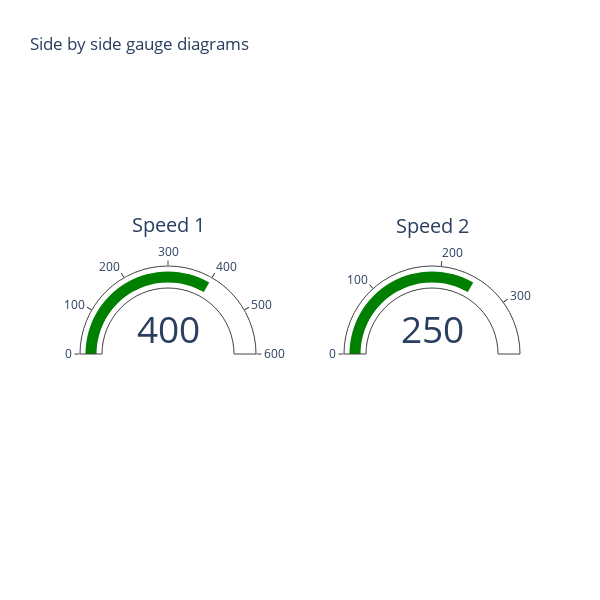
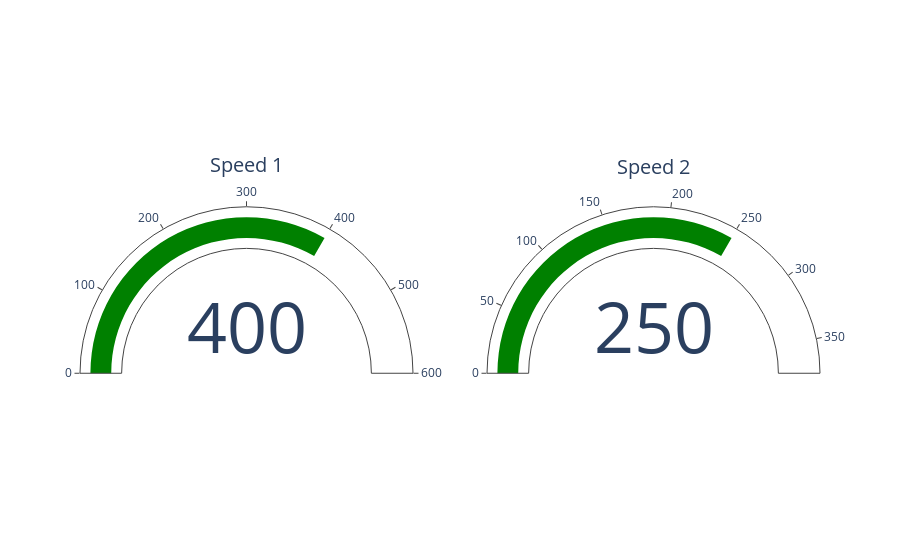

Notebook code for these charts, in order:
### Code cell
import plotly
import plotly.offline as py
import plotly.graph_objs as go
import plotly.express as px

# traces with separate domains to form a subplot
trace1 = go.Indicator(mode="gauge+number",    value=400,    domain={'x': [0.0, 0.4], 'y': [0.0, 1]},    title={'text': "Speed 1"})

trace2 = go.Indicator(mode="gauge+number",    value=250,    domain={'x': [0.6, 1.0], 'y': [0., 1.00]},    title={'text': "Speed 2"})

# layout and figure production
layout = go.Layout(height = 600,
                   width = 600,
                   autosize = False,
                   title = 'Side by side gauge diagrams')
fig = go.Figure(data = [trace1, trace2], layout = layout)
fig.show()


from plotly.subplots import make_subplots

trace1 = go.Indicator(mode="gauge+number",    value=400,    domain={'row' : 1, 'column' : 1}, title={'text': "Speed 1"})
trace2 = go.Indicator(mode="gauge+number",    value=250,    domain={'row' : 1, 'column' : 2}, title={'text': "Speed 2"})

fig = make_subplots(
    rows=1,
    cols=2,
    specs=[[{'type' : 'indicator'}, {'type' : 'indicator'}]],
    )

fig.append_trace(trace1, row=1, col=1)
fig.append_trace(trace2, row=1, col=2)

fig.show()

### Figure 1 — Plotly figure (JSON) as saved in the notebook; plotly's stock layout.template omitted (floating-point values rounded to 4 significant figures)
{"data": [{"domain": {"x": [0, 0.4], "y": [0, 1]}, "mode": "gauge+number", "title": {"text": "Speed 1"}, "type": "indicator", "value": 400}, {"domain": {"x": [0.6, 1], "y": [0, 1]}, "mode": "gauge+number", "title": {"text": "Speed 2"}, "type": "indicator", "value": 250}], "layout": {"autosize": false, "height": 600, "title": {"text": "Side by side gauge diagrams"}, "width": 600}}

### Figure 2 — Plotly figure (JSON) as saved in the notebook; plotly's stock layout.template omitted (floating-point values rounded to 4 significant figures)
{"data": [{"domain": {"column": 1, "row": 1, "x": [0, 0.45], "y": [0, 1]}, "mode": "gauge+number", "title": {"text": "Speed 1"}, "type": "indicator", "value": 400}, {"domain": {"column": 2, "row": 1, "x": [0.55, 1], "y": [0, 1]}, "mode": "gauge+number", "title": {"text": "Speed 2"}, "type": "indicator", "value": 250}], "layout": {}}
